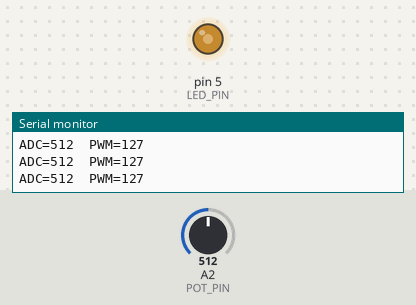
Bench run of a sketch on a simulated Arduino Uno, built with avr-gcc and run on an emulated ATmega328P. Shown: output pins drawn as LEDs (lit = HIGH), the last lines printed to the serial monitor. The test bench sets the inputs (shaded band); at power-on: A2 (POT_PIN) = 512.

Above: at 1.2 s.
1.3 s: A2 (POT_PIN) set to 413
At 2.0 s:
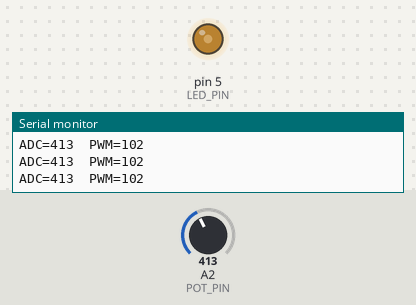
2.8 s: A2 (POT_PIN) set to 394
At 3.7 s:
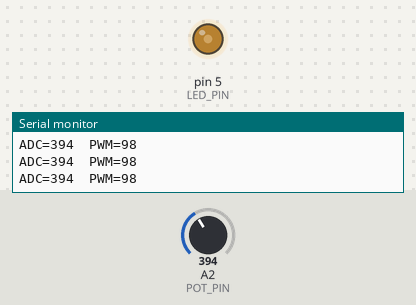
4.3 s: A2 (POT_PIN) set to 122
At 5.5 s:
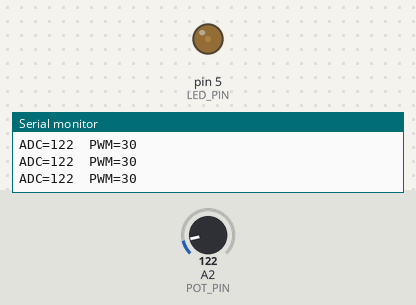
5.8 s: A2 (POT_PIN) set to 716
At 6.5 s:
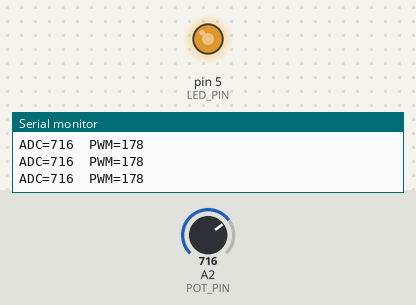
7.3 s: A2 (POT_PIN) set to 900
At 8.3 s:
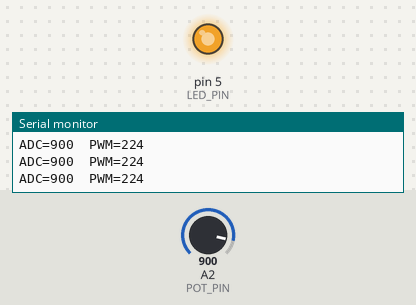
8.8 s: A2 (POT_PIN) set to 511
At 10.1 s:
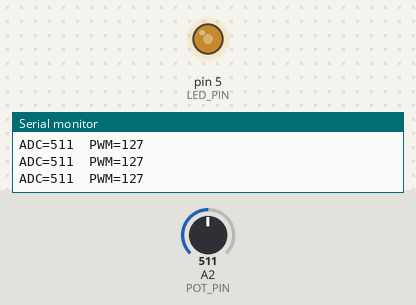
Timing chart, 0 to 11.3 s (numbered marks = the images above; inputs shaded):
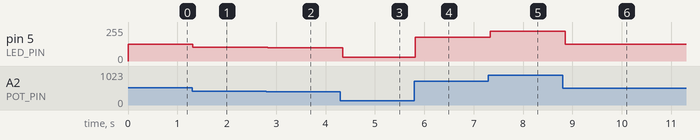

The sketch:

14_Analog_Out_Dimmer_With_Map.ino
```cpp
/*
 * 14 - Analog Out Dimmer com map()
 * --------------------------------
 * Mesma ideia do exemplo 13, mas usa a função map() para converter a leitura
 * do potenciômetro (0..1023) para a faixa do PWM (0..255).
 *
 * Vantagem: map() torna explícita a faixa de origem e destino, e facilita
 * adaptar o código para outras faixas (ex.: 100..900 -> 50..200).
 *
 * Hardware: Arduino UNO + potenciômetro 10 kohms + 1 LED + resistor 220 ohms
 * Pinagem:  Pot em A2, LED no pino 5 (PWM)
 *
 * Conceitos: função map(), abstração de conversão de escalas
 */

const byte LED_PIN = 5;
const byte POT_PIN = A2;
const long BAUD_RATE = 9600;

void setup() {
  Serial.begin(BAUD_RATE);
  pinMode(LED_PIN, OUTPUT);
}

void loop() {
  int value = analogRead(POT_PIN);                  // 0..1023
  int mapped = map(value, 0, 1023, 0, 255);         // 0..255

  Serial.print("ADC=");
  Serial.print(value);
  Serial.print("  PWM=");
  Serial.println(mapped);

  analogWrite(LED_PIN, mapped);
  delay(50);
}
```

Measured:
- after the input at 1.3 s, pin 5 (LED_PIN): 127/255 → 102/255 at once
- after the input at 2.8 s, pin 5 (LED_PIN): 102/255 → 98/255 at once
- after the input at 4.3 s, pin 5 (LED_PIN): 98/255 → 30/255 after 0.05 s
- after the input at 5.8 s, pin 5 (LED_PIN): 30/255 → 178/255 at once
- after the input at 7.3 s, pin 5 (LED_PIN): 178/255 → 224/255 at once
- after the input at 8.8 s, pin 5 (LED_PIN): 224/255 → 127/255 after 0.05 s
